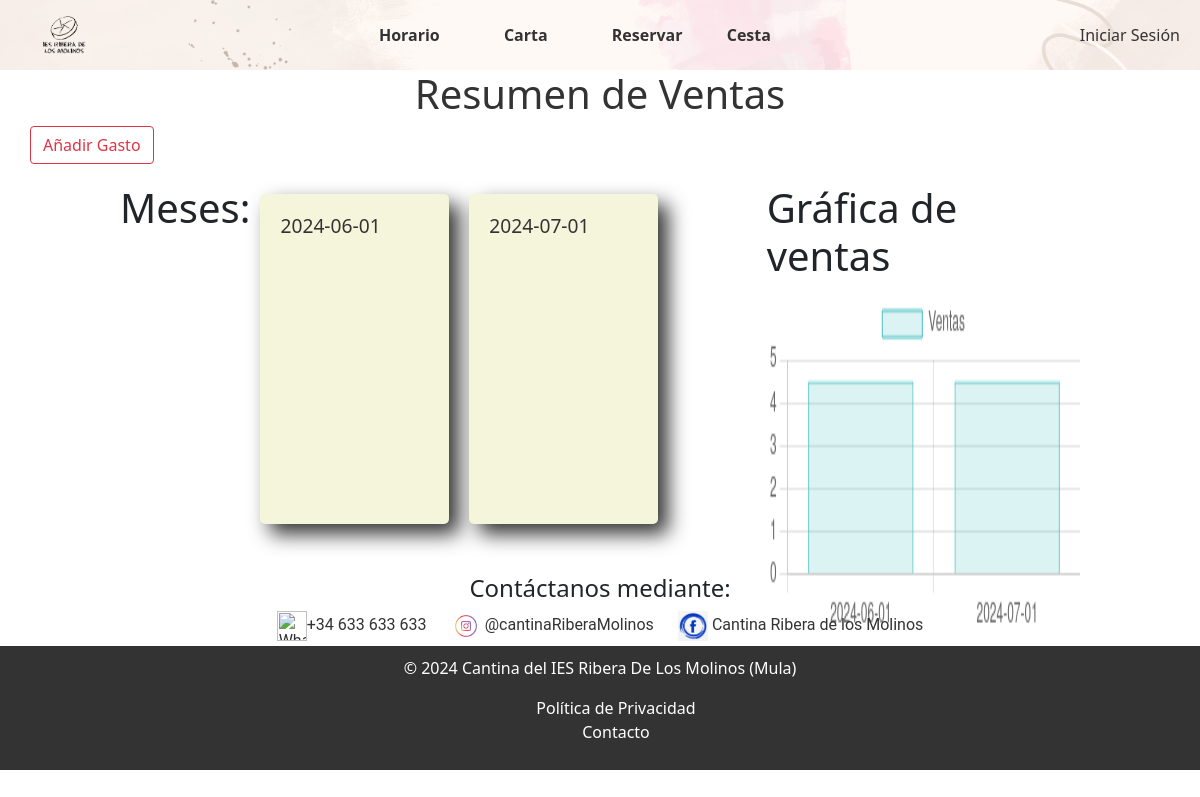
The page /TFG/trabajador/contabilidad.php on the database as committed earlier.
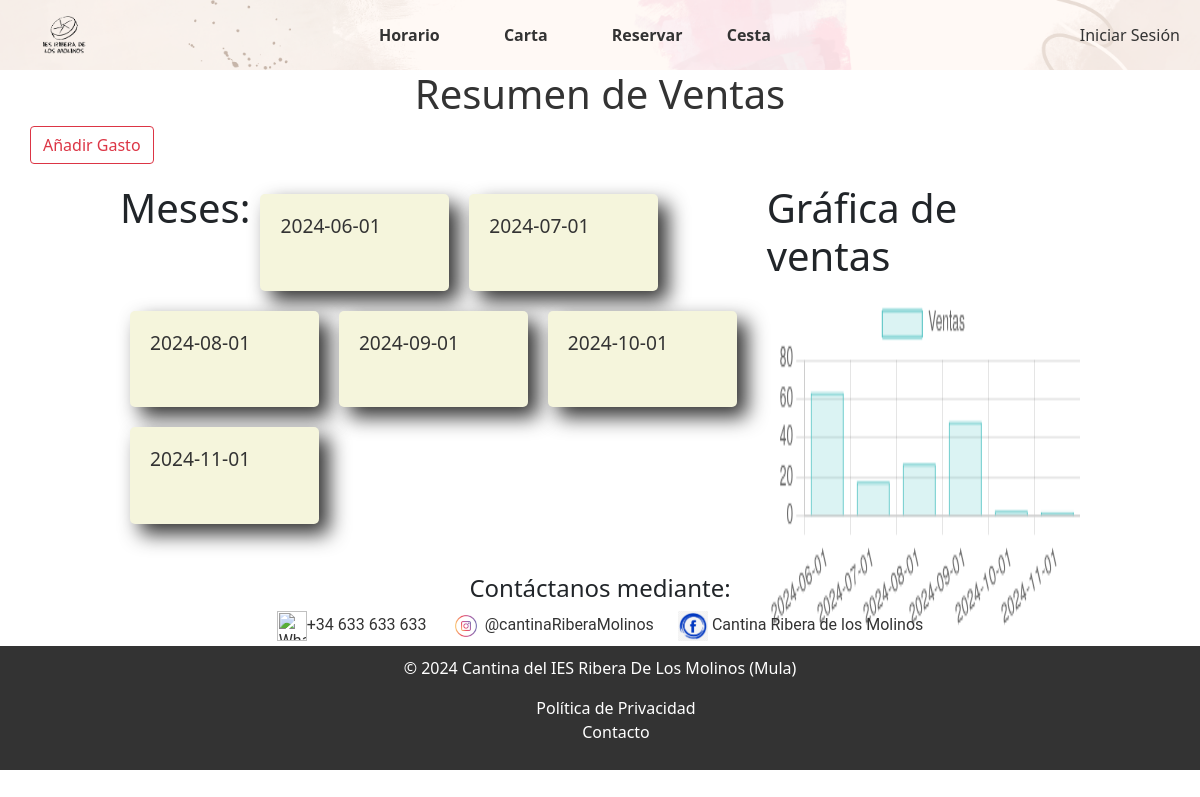
The same page on the database as committed later.
### tables this page shows
CREATE TABLE `totales` (
  `mes` date NOT NULL,
  `numPedidos` int(11) NOT NULL,
  `totalVentas` decimal(10,2) NOT NULL,
  `idBeneficios` int(11) NOT NULL
);

### TFG/db/bd.inc.php (called while the page is built, shortened)
<?php
function conectar() {
    try {
        $host = "localhost";
        $basedatos = "tfg";
        $usuario = "root";
        $password = "";
        return new PDO("mysql:host=$host;dbname=$basedatos", $usuario, $password);
    } catch (PDOException $e) {
        echo $e->getMessage();
    }
}
function obtenerTotalesPorMes() {
    $conexion = conectar();
    $sql = $conexion->prepare("SELECT idBeneficios, mes, totalVentas, numPedidos FROM totales");
    $sql->execute();
    $resultados = $sql->fetchAll(PDO::FETCH_ASSOC);
    $totalesPorMes = array();
    foreach ($resultados as $resultado) {
        $mes = $resultado['mes'];
        $totalesPorMes[$mes] = array(
            'idBeneficios' => $resultado['idBeneficios'],
            'totalVentas' => $resultado['totalVentas'],
            'numPedidos' => $resultado['numPedidos']
        );
    }
    return $totalesPorMes;
}

### TFG/trabajador/contabilidad.php (the view, shortened to what this page needs)
<?php
include("../includes/header.php");
include '../db/bd.inc.php';
?>
<link rel="stylesheet" href="/TFG-MAIN/TFG/CSS/contabilidad.css">
<link rel="stylesheet" href="/TFG-MAIN/TFG/CSS/footer.css">
<link rel="stylesheet" href="/TFG-MAIN/TFG/CSS/header.css">
<link href="https://cdn.jsdelivr.net/npm/bootstrap@5.0.0/dist/css/bootstrap.min.css" rel="stylesheet">
<body>
    <h1 class="titulo">Resumen de Ventas</h1>
    <a href='formularioGastos.php' class='btn btn-outline-danger'>Añadir Gasto</a>
    <div class="contenedor">
        <div class="meses">
            <h1>Meses:</h1>
            <?php
            $totalesPorMes = obtenerTotalesPorMes();
            foreach ($totalesPorMes as $mes => $totales) {
                echo "<div class='pedido' onclick='toggleDetalles(this)'>";
                echo "<h2 class='mes'>" . $mes . "</h2>";
                echo "</div>";
            }
            ?>
        </div>
        <div class="grafica">
            <h1>Gráfica de ventas</h1>
            <canvas id="ventasChart"></canvas>
        </div>
    </div>
    <script>
        let ventasChart;
        // Inicializar el gráfico al cargar la página
        window.onload = function() {
            const ctx = document.getElementById('ventasChart').getContext('2d');
            const labels = <?php echo json_encode(array_keys($totalesPorMes)); ?>;
            const data = <?php echo json_encode(array_column($totalesPorMes, 'totalVentas')); ?>;
            ventasChart = new Chart(ctx, {
                type: 'bar',
                data: {
                    labels: labels,
                    datasets: [{
                        label: 'Ventas',
                        data: data,
                        backgroundColor: 'rgba(75, 192, 192, 0.2)',
                        borderColor: 'rgba(75, 192, 192, 1)',
                        borderWidth: 1
                    }]
                },
                options: {
                    responsive: true,
                    scales: {
                        y: {
                            beginAtZero: true
                        }
                    }
                }
            });
        };
        function abrirModal(idBeneficios, totalVentas, mes) {
            document.getElementById('modal').style.display = 'flex';
            document.getElementById('idBeneficios').value = idBeneficios;
            document.getElementById('nuevoTotal').value = totalVentas;
            document.getElementById('mes').value = mes;
        }
        function cerrarModal() {
            document.getElementById('modal').style.display = 'none';
        }
        function abrirModalGastos(idBeneficios) {
            document.getElementById('modalGastos').style.display = 'flex';
            const xhr = new XMLHttpRequest();
            xhr.open("GET", "obtenerGastos.php?idBeneficios=" + idBeneficios, true);
            xhr.onreadystatechange = function() {
                if (xhr.readyState === 4 && xhr.status === 200) {
                    document.getElementById('listaGastos').innerHTML = xhr.responseText;
                }
            };
            xhr.send();
        }
        function cerrarModalGastos() {
            document.getElementById('modalGastos').style.display = 'none';
        }
        function toggleDetalles(element) {
            const detalles = element.querySelector('.detalle');
            detalles.style.display = detalles.style.display === 'none' || detalles.style.display === '' ? 'block' : 'none';
        }
    </script>
</body>
<footer>
    <?php include("../includes/footer.php"); ?>
</footer>
</html>

Rows that differ between the two databases and show on the page:
now on this page (row edited): totales: mes "2024-08-01"
now on this page (row edited): totales: mes "2024-09-01"
added totales: mes "2024-10-01"
added totales: mes "2024-11-01"
Other text that changed with them:
chart data {{ json_encode(array_keys($totalesPorMes)) }}: ["2024-06-01","2024-07-01"] → ["2024-06-01","2024-07-01","2024-08-01","2024-09-01","2024-10-01","2024-11-01"]
chart data {{ json_encode(array_column($totalesPorMes, 'totalVentas')) }}: ["4.50","4.50"] → ["63.50","18.00","27.20","48.63","3.20","2.60"]
